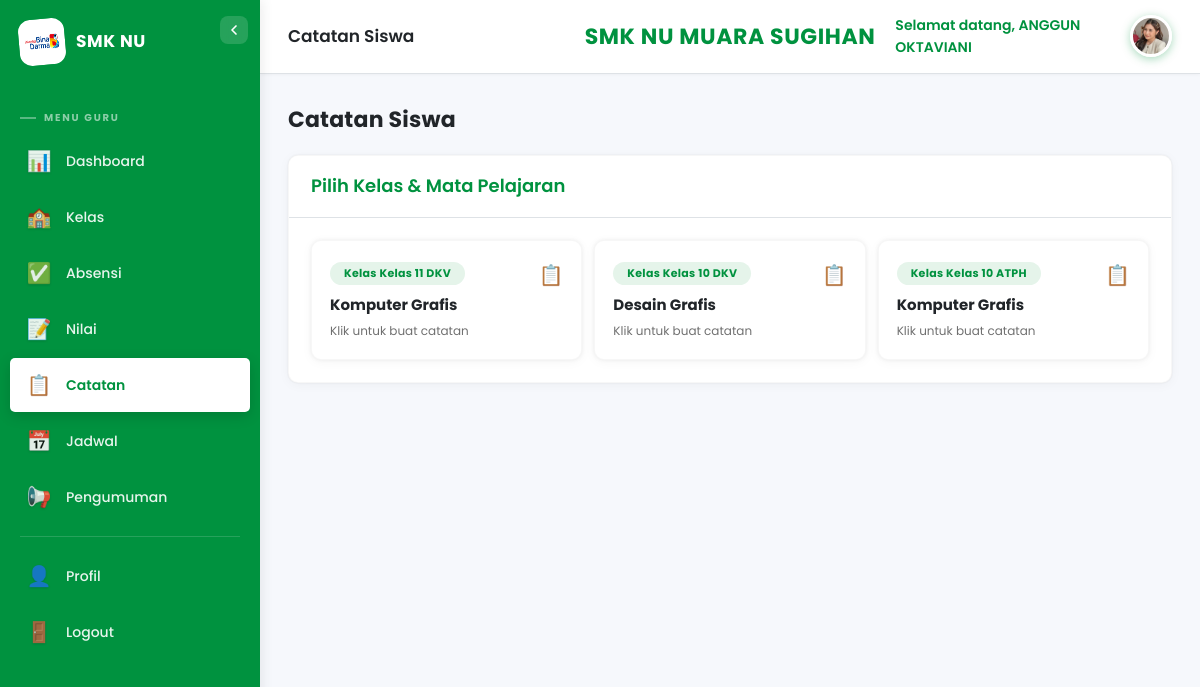
The page /public/index.php?page=catatan (signed in) on the database its author committed.
### tables this page shows
CREATE TABLE `guru` (
  `id` int NOT NULL,
  `kode_guru` varchar(20) NOT NULL,
  `user_id` int DEFAULT NULL,
  `nama` varchar(100) NOT NULL,
  `jenis_kelamin` enum('Laki-Laki','Perempuan') NOT NULL,
  `tempat_lahir` varchar(100) DEFAULT NULL,
  `tanggal_lahir` date DEFAULT NULL,
  `alamat` text,
  `no_hp` varchar(20) DEFAULT NULL,
  `email` varchar(100) DEFAULT NULL,
  `agama` varchar(20) DEFAULT NULL,
  `tahun_masuk` year NOT NULL,
  `foto` varchar(255) DEFAULT NULL,
  `nuptk` varchar(20) DEFAULT NULL,
  `nik` varchar(20) DEFAULT NULL,
  `nip` varchar(30) DEFAULT NULL,
  `status_kepegawaian` varchar(50) DEFAULT NULL,
  `jenis_ptk` varchar(50) DEFAULT NULL,
  `gelar` varchar(50) DEFAULT NULL,
  `jenjang_pendidikan` varchar(20) DEFAULT NULL,
  `jurusan_prodi` varchar(100) DEFAULT NULL,
  `tmt_kerja` date DEFAULT NULL,
  `tugas_tambahan` varchar(100) DEFAULT NULL,
  `created_at` timestamp NOT NULL DEFAULT CURRENT_TIMESTAMP,
  `updated_at` timestamp NOT NULL DEFAULT CURRENT_TIMESTAMP ON UPDATE CURRENT_TIMESTAMP
);

CREATE TABLE `kelas` (
  `id` int NOT NULL,
  `kode_kelas` varchar(20) NOT NULL,
  `nama_kelas` varchar(50) NOT NULL,
  `wali_kelas_id` int DEFAULT NULL,
  `tahun_ajaran_id` int NOT NULL,
  `created_at` timestamp NOT NULL DEFAULT CURRENT_TIMESTAMP,
  `updated_at` timestamp NOT NULL DEFAULT CURRENT_TIMESTAMP ON UPDATE CURRENT_TIMESTAMP
);

CREATE TABLE `mapel` (
  `id` int NOT NULL,
  `kode_mapel` varchar(20) NOT NULL,
  `nama_mapel` varchar(100) NOT NULL,
  `semester` enum('ganjil','genap') NOT NULL,
  `tingkat` enum('X','XI','XII') NOT NULL,
  `tahun_ajaran_id` int NOT NULL,
  `created_at` timestamp NOT NULL DEFAULT CURRENT_TIMESTAMP,
  `updated_at` timestamp NOT NULL DEFAULT CURRENT_TIMESTAMP ON UPDATE CURRENT_TIMESTAMP
);

### config/app.php (called while the page is built, shortened)
<?php
function base_url($path='') {
    $script = $_SERVER['SCRIPT_NAME'];
    $base = rtrim(dirname($script), '/');
    return $base.'/'.$path;
}

### core/Auth.php (called while the page is built, shortened)
<?php
class Auth {
    public static function user($k=null) { self::start(); return $k ? ($_SESSION[$k]??null) : ($_SESSION??null); }
}

### config/database.php (called while the page is built, shortened)
<?php
function getDB() {
    static $pdo = null;
    if ($pdo === null) {
        try {
            $pdo = new PDO("mysql:host=".DB_HOST.";dbname=".DB_NAME.";charset=utf8mb4", DB_USER, DB_PASS);
            $pdo->setAttribute(PDO::ATTR_ERRMODE, PDO::ERRMODE_EXCEPTION);
            $pdo->setAttribute(PDO::ATTR_DEFAULT_FETCH_MODE, PDO::FETCH_ASSOC);
        } catch (PDOException $e) { die("DB Error: ".$e->getMessage()); }
    }
    return $pdo;
}

### views/guru/catatan/index.php (the view)
<?php $pageTitle='Catatan Siswa'; ob_start(); ?>
<div class="dash-header-row">
    <h2 class="page-title">Catatan Siswa</h2>
</div>
<div class="card">
    <div class="card-header"><h3>Pilih Kelas & Mata Pelajaran</h3></div>
    <div class="card-body">
        <?php if(empty($kelasList)): ?>
            <p class="empty-state">Belum ada kelas & mapel yang diampu. Admin belum menetapkan jadwal untuk Anda.</p>
        <?php else: ?>
        <div style="display:grid;grid-template-columns:1fr 1fr 1fr;gap:12px;">
            <?php foreach($kelasList as $k): ?>
            <a href="<?= base_url('index.php?page=catatan&action=input&kelas_id='.$k['id'].'&mapel_id='.$k['mapel_id']) ?>" style="display:block;padding:18px;background:var(--white);border-radius:var(--radius);text-decoration:none;color:var(--gray-700);box-shadow:var(--shadow);transition:var(--transition);border:1px solid rgba(0,0,0,.03);" onmouseover="this.style.transform='translateY(-3px)';this.style.boxShadow='var(--shadow-hover)';" onmouseout="this.style.transform='';this.style.boxShadow='var(--shadow)';">
                <div style="display:flex;justify-content:space-between;align-items:flex-start;">
                    <div>
                        <span class="role-badge" style="font-size:11px;">Kelas <?= htmlspecialchars($k['nama_kelas']) ?></span>
                        <h4 style="font-size:15px;color:var(--gray-800);font-weight:700;margin-top:8px;"><?= htmlspecialchars($k['nama_mapel']) ?></h4>
                        <p style="font-size:12px;color:var(--gray-500);margin-top:4px;">Klik untuk buat catatan</p>
                    </div>
                    <span style="font-size:20px;color:var(--primary);">📋</span>
                </div>
            </a>
            <?php endforeach; ?>
        </div>
        <?php endif; ?>
    </div>
</div>
<?php $content=ob_get_clean(); require VIEW_PATH.'/layouts/admin.php'; ?>

### views/components/header.php (shortened to what this page needs)
<div class="top-header">
    <div class="header-left">
        <h2><?= $pageTitle ?? 'Dashboard' ?></h2>
    </div>
    <div class="header-center">
        <h1>SMK NU MUARA SUGIHAN</h1>
    </div>
    <div class="header-right">
        <span>Selamat datang, <?= htmlspecialchars(Auth::user('nama')) ?></span>
        <div class="profile-dropdown">
            <?php
            $headerFotoUrl = null;
            if (Auth::role() === 'guru') {
                $hGuru = getDB()->prepare("SELECT foto FROM guru WHERE user_id=? LIMIT 1");
                $hGuru->execute([Auth::id()]);
                $hGuruRow = $hGuru->fetch();
                if (!empty($hGuruRow['foto']) && file_exists(BASE_PATH . '/public/uploads/guru/' . $hGuruRow['foto'])) {
                    $headerFotoUrl = base_url('uploads/guru/' . $hGuruRow['foto']);
                }
            }
            ?>
            <div class="profile-avatar" onclick="toggleDropdown()" title="Menu profil" style="<?= $headerFotoUrl ? 'background:none;padding:0;' : '' ?>">
                <?php if ($headerFotoUrl): ?>
                    <img src="<?= $headerFotoUrl ?>" alt="Avatar" style="width:36px;height:36px;border-radius:50%;object-fit:cover;">
                <?php else: ?>
                    <?= strtoupper(substr(Auth::user('nama'),0,1)) ?>
                <?php endif; ?>
            </div>
        </div>
    </div>
</div>

### public/css/style.css (style rules this page uses)
:root { --primary: #00923F; --primary-dark: #007532; --primary-hover: #00A548; --primary-light: #E5F4EA; --primary-soft: #F0FAF3; --primary-rgb: 0, 146, 63; --bg-app: #F6F8FC; --text-secondary-dark: #54595E; --text-medium: #4F4F4F; --stroke-light: #DEE2E6; --danger: #DC3545; --warning: #FFC107; --info: #17A2B8; --success: #00923F; --gray-50: #F8F9FA; --gray-100: #F1F3F5; --gray-200: #E9ECEF; --gray-300: #DEE2E6; --gray-400: #ADB5BD; --gray-500: #707070; --gray-600: #495057; --gray-700: #343A40; --gray-800: #212529; --white: #FFFFFF; --shadow: 0 0 4px rgba(0,0,0,0.06), 0 2px 12px rgba(0,0,0,0.04); --shadow-lg: 0 8px 30px rgba(0,0,0,0.1); --shadow-hover: 0 6px 22px rgba(0,0,0,0.10); --shadow-figma: 0 0 2px rgba(0,0,0,0.25); --radius: 10px; --radius-sm: 5px; --radius-lg: 12px; --sidebar-width: 260px; --header-h: 72px; --transition: all 0.28s cubic-bezier(0.4, 0, 0.2, 1); --transition-fast: all 0.18s cubic-bezier(0.4, 0, 0.2, 1); }
* { margin:0; padding:0; box-sizing:border-box; }
body { font-family:'Poppins','Inter',system-ui,-apple-system,sans-serif; background:var(--bg-app); color:var(--gray-700); line-height:1.6; overflow-x:hidden; -webkit-font-smoothing:antialiased; -moz-osx-font-smoothing:grayscale; }
a { text-decoration:none; color:inherit; }
img { max-width:100%; }
.top-header { background:var(--white); padding:14px 28px; display:grid; grid-template-columns:1fr auto 1fr; align-items:center; border-bottom:1px solid var(--stroke-light); position:sticky; top:0; z-index:50; box-shadow:0 0 4px rgba(0,0,0,0.06); min-height:var(--header-h); gap:20px; }
.top-header .header-left { display:flex; align-items:center; gap:14px; }
.top-header h2 { font-size:17px; color:var(--gray-800); font-weight:600; font-family:'Poppins',sans-serif; }
.top-header .header-center { text-align:center; }
.top-header .header-center h1 { font-size:22px; color:var(--primary); font-weight:700; font-family:'Poppins',sans-serif; letter-spacing:0.6px; white-space:nowrap; }
.header-right { display:flex; align-items:center; gap:14px; font-size:14px; color:var(--primary); justify-content:flex-end; font-family:'Poppins',sans-serif; }
.header-right span { font-weight:600; }
.profile-dropdown { position:relative; }
.profile-avatar { width:42px; height:42px; border-radius:50%; background:linear-gradient(135deg,var(--primary),var(--primary-dark)); color:var(--white); display:flex; align-items:center; justify-content:center; font-weight:700; font-size:15px; cursor:pointer; transition:var(--transition); box-shadow:0 2px 10px rgba(var(--primary-rgb),.35); border:2px solid rgba(255,255,255,0.9); }
.content-area > * { animation:fadeIn 0.4s ease-out; }
.card { background:var(--white); border-radius:var(--radius); box-shadow:0 0 2px rgba(0,0,0,.08), 0 2px 12px rgba(0,0,0,0.04); overflow:hidden; margin-bottom:22px; transition:var(--transition); border:1px solid rgba(0,0,0,0.03); }
.card-header { display:flex; justify-content:space-between; align-items:center; padding:16px 22px; border-bottom:1px solid var(--stroke-light); background:var(--white); }
.card-header h3 { font-size:18px; color:var(--primary); font-weight:600; font-family:'Poppins',sans-serif; }
.card-body { padding:22px; }
.role-badge { display:inline-block; background:var(--primary-light); color:var(--primary); padding:3px 14px; border-radius:20px; font-size:12px; font-weight:700; letter-spacing:0.3px; }
.top-header .header-center h1 { transition:font-size 0.3s; }
.dash-header-row { display:flex; justify-content:space-between; align-items:center; margin-bottom:18px; gap:16px; flex-wrap:wrap; }
.dash-header-row h2.page-title { font-size:22px; color:var(--gray-800); font-weight:700; letter-spacing:.2px; }

### rows shown on the page
guru: foto (picture)
kelas: nama_kelas "Kelas 11 DKV", mapel.nama_mapel "Komputer Grafis"
kelas: nama_kelas "Kelas 10 DKV", mapel.nama_mapel "Desain Grafis"
kelas: nama_kelas "Kelas 10 ATPH", mapel.nama_mapel "Komputer Grafis"

### other values the page prints
$pageTitle "Catatan Siswa"
Auth::user('nama') "ANGGUN OKTAVIANI"
